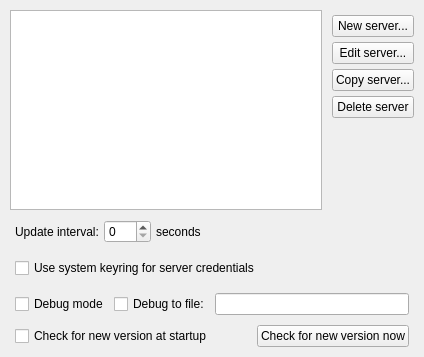
     <widget class="QWidget" name="tab_servers">
      <property name="sizePolicy">
       <sizepolicy hsizetype="Minimum" vsizetype="Minimum">
        <horstretch>0</horstretch>
        <verstretch>0</verstretch>
       </sizepolicy>
      </property>
      <attribute name="title">
       <string>Servers</string>
      </attribute>
      <layout class="QGridLayout" name="gridLayout">
       <property name="leftMargin">
        <number>10</number>
       </property>
       <property name="topMargin">
        <number>10</number>
       </property>
       <property name="rightMargin">
        <number>10</number>
       </property>
       <property name="bottomMargin">
        <number>10</number>
       </property>
       <property name="spacing">
        <number>5</number>
       </property>
       <item row="3" column="1" colspan="3">
        <layout class="QHBoxLayout" name="horizontalLayout_2">
         <property name="spacing">
          <number>5</number>
         </property>
         <property name="leftMargin">
          <number>5</number>
         </property>
         <property name="topMargin">
          <number>5</number>
         </property>
         <property name="rightMargin">
          <number>5</number>
         </property>
         <property name="bottomMargin">
          <number>0</number>
         </property>
         <item>
          <widget class="QCheckBox" name="input_checkbox_debug_mode">
           <property name="text">
            <string>Debug mode</string>
           </property>
          </widget>
         </item>
         <item>
          <widget class="QCheckBox" name="input_checkbox_debug_to_file">
           <property name="enabled">
            <bool>true</bool>
           </property>
           <property name="text">
            <string>Debug to file:</string>
           </property>
          </widget>
         </item>
         <item>
          <widget class="QLineEdit" name="input_lineedit_debug_file"/>
         </item>
        </layout>
       </item>
       <item row="0" column="3">
        <layout class="QVBoxLayout" name="verticalLayout_2">
         <property name="spacing">
          <number>5</number>
         </property>
         <property name="leftMargin">
          <number>0</number>
         </property>
         <property name="topMargin">
          <number>5</number>
         </property>
         <property name="rightMargin">
          <number>0</number>
         </property>
         <property name="bottomMargin">
          <number>5</number>
         </property>
         <item>
          <widget class="QPushButton" name="button_new_server">
           <property name="text">
            <string>New server...</string>
           </property>
          </widget>
         </item>
         <item>
          <widget class="QPushButton" name="button_edit_server">
           <property name="text">
            <string>Edit server...</string>
           </property>
          </widget>
         </item>
         <item>
          <widget class="QPushButton" name="button_copy_server">
           <property name="text">
            <string>Copy server...</string>
           </property>
          </widget>
         </item>
         <item>
          <widget class="QPushButton" name="button_delete_server">
           <property name="text">
            <string>Delete server</string>
           </property>
          </widget>
         </item>
         <item>
          <spacer name="verticalSpacer_7">
           <property name="orientation">
            <enum>Qt::Vertical</enum>
           </property>
           <property name="sizeHint" stdset="0">
            <size>
             <width>20</width>
             <height>40</height>
            </size>
           </property>
          </spacer>
         </item>
        </layout>
       </item>
       <item row="2" column="1" colspan="3">
        <layout class="QHBoxLayout" name="horizontalLayout_3">
         <property name="spacing">
          <number>5</number>
         </property>
         <property name="leftMargin">
          <number>5</number>
         </property>
         <property name="topMargin">
          <number>5</number>
         </property>
         <property name="rightMargin">
          <number>5</number>
         </property>
         <property name="bottomMargin">
          <number>5</number>
         </property>
         <item>
          <widget class="QCheckBox" name="input_checkbox_use_system_keyring">
           <property name="text">
            <string>Use system keyring for server credentials</string>
           </property>
          </widget>
         </item>
        </layout>
       </item>
       <item row="1" column="1" colspan="3">
        <layout class="QHBoxLayout" name="horizontalLayout">
         <property name="spacing">
          <number>5</number>
         </property>
         <property name="leftMargin">
          <number>5</number>
         </property>
         <property name="topMargin">
          <number>5</number>
         </property>
         <property name="rightMargin">
          <number>5</number>
         </property>
         <property name="bottomMargin">
          <number>5</number>
         </property>
         <item>
          <widget class="QLabel" name="label_update_interval_seconds">
           <property name="text">
            <string>Update interval:</string>
           </property>
          </widget>
         </item>
         <item>
          <widget class="QSpinBox" name="input_spinbox_update_interval_seconds">
           <property name="maximum">
            <number>999</number>
           </property>
          </widget>
         </item>
         <item>
          <widget class="QLabel" name="label_interval_seconds">
           <property name="text">
            <string>seconds</string>
           </property>
          </widget>
         </item>
         <item>
          <spacer name="horizontalSpacer">
           <property name="orientation">
            <enum>Qt::Horizontal</enum>
           </property>
           <property name="sizeHint" stdset="0">
            <size>
             <width>40</width>
             <height>20</height>
            </size>
           </property>
          </spacer>
         </item>
        </layout>
       </item>
       <item row="4" column="1" colspan="3">
        <layout class="QHBoxLayout" name="horizontalLayout_4">
         <property name="spacing">
          <number>5</number>
         </property>
         <property name="leftMargin">
          <number>5</number>
         </property>
         <property name="topMargin">
          <number>5</number>
         </property>
         <property name="rightMargin">
          <number>5</number>
         </property>
         <property name="bottomMargin">
          <number>0</number>
         </property>
         <item>
          <widget class="QCheckBox" name="input_checkbox_check_for_new_version">
           <property name="text">
            <string>Check for new version at startup</string>
           </property>
          </widget>
         </item>
         <item>
          <spacer name="horizontalSpacer_3">
           <property name="orientation">
            <enum>Qt::Horizontal</enum>
           </property>
           <property name="sizeHint" stdset="0">
            <size>
             <width>40</width>
             <height>20</height>
            </size>
           </property>
          </spacer>
         </item>
         <item>
          <widget class="QPushButton" name="button_check_for_new_version_now">
           <property name="text">
            <string>Check for new version now</string>
           </property>
          </widget>
         </item>
        </layout>
       </item>
       <item row="0" column="1">
        <widget class="QListWidget" name="list_servers">
         <property name="minimumSize">
          <size>
           <width>0</width>
           <height>200</height>
          </size>
         </property>
         <property name="maximumSize">
          <size>
           <width>16777215</width>
           <height>16777215</height>
          </size>
         </property>
         <property name="resizeMode">
          <enum>QListView::Adjust</enum>
         </property>
        </widget>
       </item>
       <item row="5" column="1">
        <spacer name="verticalSpacer">
         <property name="orientation">
          <enum>Qt::Vertical</enum>
         </property>
         <property name="sizeHint" stdset="0">
          <size>
           <width>0</width>
           <height>0</height>
          </size>
         </property>
        </spacer>
       </item>
      </layout>
     </widget>
